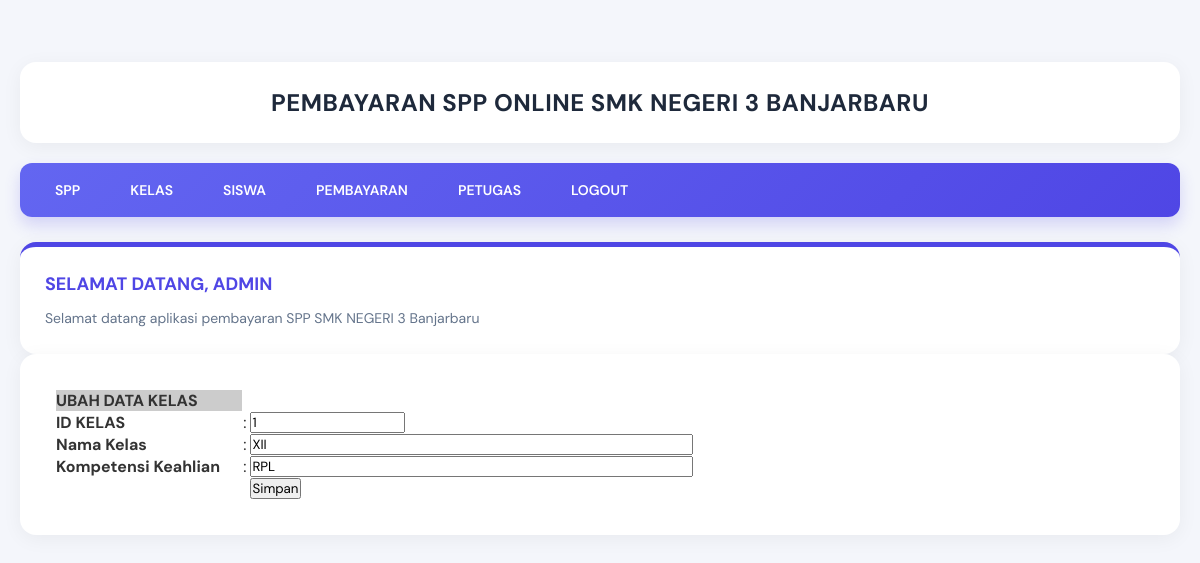
The page /admin/halaman_admin.php?open=edit_kelas&id_kelas=1 (signed in) on the database its author committed.
### tables this page shows
CREATE TABLE `kelas` (
  `id_kelas` varchar(5) NOT NULL,
  `nama_kelas` varchar(10) NOT NULL,
  `kompetensi_keahlian` varchar(30) NOT NULL
);

### admin/edit_kelas.php (the view, shortened to what this page needs)
<?php
include_once "../src/koneksi.php";
$id_kelas = $_GET['id_kelas'];
$sql      = mysqli_query($koneksi, "SELECT * FROM kelas WHERE id_kelas = '$id_kelas'");
$data     = mysqli_fetch_array($sql);
?>
<form action="<?php $_SERVER['PHP_SELF']; ?>" method="post" name="form1" target="_self">
  <table class="table-list" width="650" border="0" cellspacing="1" cellpadding="3">
    <tr>
      <td bgcolor="#CCCCCC"><strong>UBAH DATA KELAS </strong></td>
      <td>&nbsp;</td>
      <td>&nbsp;</td>
    </tr>
    <tr>
      <td width="182"><strong>ID KELAS </strong></td>
      <td width="6">:</td>
      <td width="440"><input name="id_kelas" type="text" value="<?php echo $data['id_kelas']; ?>" readonly="true" /></td>
    </tr>
    <tr>
      <td><strong>Nama Kelas </strong></td>
      <td>:</td>
      <td><input name="nama_kelas" type="text" value="<?php echo $data['nama_kelas']; ?>" size="60" maxlength="100" /></td>
    </tr>
    <tr>
      <td><strong>Kompetensi Keahlian </strong></td>
      <td>:</td>
      <td><input name="kompetensi_keahlian" type="text" value="<?php echo $data['kompetensi_keahlian']; ?>" size="60" maxlength="100" /></td>
    </tr>
    <tr>
      <td>&nbsp;</td>
      <td>&nbsp;</td>
      <td><input name="btnSimpan" type="submit" value="Simpan" /></td>
    </tr>
  </table>
</form>

### src/style.css (style rules this page uses)
* { margin: 0; padding: 0; box-sizing: border-box; font-family: 'DM Sans', sans-serif; }
body { background-color: #f4f6fb; color: #333; padding: 20px; min-height: 100vh; }

### rows shown on the page
kelas: id_kelas "1", nama_kelas "XII", kompetensi_keahlian "RPL"

### other values the page prints
$_SESSION['username'] "ADMIN"
